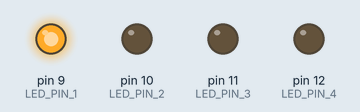
Simulated run of this sketch. Board: Arduino Uno, built with avr-gcc and run on an emulated ATmega328P. On the bench: output pins drawn as LEDs (lit = HIGH).

Above: at 0.03 s.
At 0.73 s:
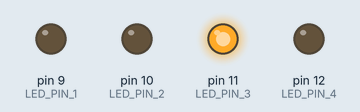
At 1.36 s:
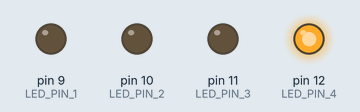
At 2.9 s:
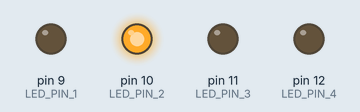
Timing chart, 0 to 3.2 s (numbered marks = the images above):
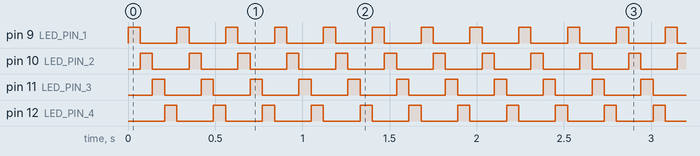

Measured:
- by itself, pin 9 (LED_PIN_1), pin 10 (LED_PIN_2), pin 11 (LED_PIN_3), pin 12 (LED_PIN_4): alternates HIGH for 0.07 s and LOW for 0.21 s

The sketch:

LED.ino
```cpp
#define LED_PIN_1 9
#define LED_PIN_2 10
#define LED_PIN_3 11
#define LED_PIN_4 12

int step_number = 0;

void setup() {
pinMode(LED_PIN_1, OUTPUT);
pinMode(LED_PIN_2, OUTPUT);
pinMode(LED_PIN_3, OUTPUT);
pinMode(LED_PIN_4, OUTPUT);
}
void loop() {
  switch(step_number){
  case 0:
  digitalWrite(LED_PIN_1, HIGH);
  digitalWrite(LED_PIN_2, LOW);
  digitalWrite(LED_PIN_3, LOW);
  digitalWrite(LED_PIN_4, LOW);
  break;
  case 1:
  digitalWrite(LED_PIN_1, LOW);
  digitalWrite(LED_PIN_2, HIGH);
  digitalWrite(LED_PIN_3, LOW);
  digitalWrite(LED_PIN_4, LOW);
  break;
  case 2:
  digitalWrite(LED_PIN_1, LOW);
  digitalWrite(LED_PIN_2, LOW);
  digitalWrite(LED_PIN_3, HIGH);
  digitalWrite(LED_PIN_4, LOW);
  break;
  case 3:
  digitalWrite(LED_PIN_1, LOW);
  digitalWrite(LED_PIN_2, LOW);
  digitalWrite(LED_PIN_3, LOW);
  digitalWrite(LED_PIN_4, HIGH);
  break;
  }
  step_number++;
  if(step_number > 3){
    step_number = 0;
  }
  delay(70);
  }
```
